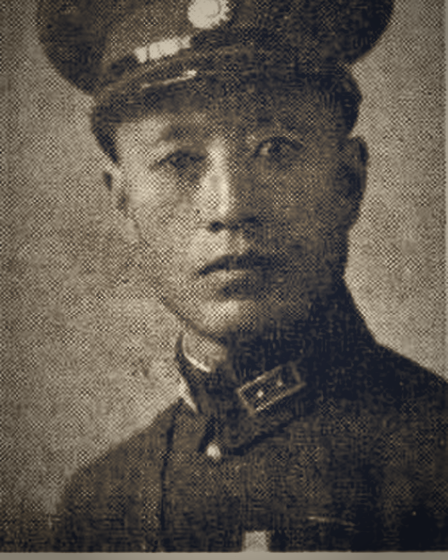
#> input picture minguo/art/raw/于學忠.png, 448 x 560 px
$ python -i import_bundle.py   (imports and definitions only)
#> lines starting #> are read from the running program, lines starting #| are printed output that depends on the picture
#!/usr/bin/env python3
"""匯入外部生成的武將頭像素材包（zip 或資料夾），先自動驗收，產生對照圖給人確認，再正式匯入。

用法：
  python3 sangoku/tools/import_bundle.py 素材包1.zip 素材包2.zip ...          # 只驗收：列出結果並產生對照圖
  python3 sangoku/tools/import_bundle.py 素材包.zip --apply                   # 驗收通過的正式匯入
  python3 sangoku/tools/import_bundle.py 素材包.zip --apply --skip 逢紀,郭圖   # 人工確認後排除某些人
  python3 sangoku/tools/import_bundle.py 素材包.zip --apply --replace 呂布     # 已有立繪的武將要換新圖時明確指定

自動擋下（不會匯入）：
  - 名字不在任何劇本的武將名單裡
  - 素材包標示為 placeholder／需重畫（mapping 的 status、quality，或 README 寫明）
  - 圖片底部有燒進去的名字標籤（常見於從別張概念圖裁出來、名字對不上的圖）
  - 與已匯入的圖完全相同
  - 遊戲裡已經有立繪（除非用 --replace 指定）
只提醒、需要人看的：
  - 與其他武將的臉很像（可能撞臉，或圖跟名字配錯）
  - 素材包標示為 draft／需檢查

對照圖存在 sangoku/art/review/，匯入後會自動執行 import_portraits.py。
"""
import argparse
import hashlib
import itertools
import json
import os
import re
import shutil
import subprocess
import sys
import tempfile
import zipfile

from PIL import Image, ImageDraw, ImageFont

ROOT = os.path.dirname(os.path.dirname(os.path.abspath(__file__)))
RAW = os.path.join(ROOT, 'art', 'raw')
REVIEW = os.path.join(ROOT, 'art', 'review')
CROPS = os.path.join(RAW, 'crops.json')
DEFAULT_CROP = {'x': 0.52, 'y': 0.36, 'size': 0.56}
FONT_PATHS = ['/usr/share/fonts/truetype/wqy/wqy-zenhei.ttc', '/System/Library/Fonts/PingFang.ttc', 'C:/Windows/Fonts/msjh.ttc']
BAD_WORDS = re.compile(r'placeholder|regenerat|not faithful|重畫|佔位|佔位', re.I)
DRAFT_WORDS = re.compile(r'draft|review|pending|待|檢查', re.I)
LOOKALIKE = 30  # 臉部 dHash 距離小於此值就提醒（0～144，越小越像）


# [49 lines left out: functions roster, unpack, entries, not called in this run]


def face(im):
    w, h = im.size
    return im.crop((int(w * .25), int(h * .05), int(w * .8), int(h * .6)))


# [4 lines left out: function dhash, not called in this run]


def has_label(path):
    """圖片底部中央是否有深色底、白字的名字標籤。"""
#> called with path = '../art/raw/于學忠.png'
    im = Image.open(path).convert('RGB')
#> im is the input picture: PIL image 448x560 RGB; mean R, G, B 93.2, 85.9, 77
    w, h = im.size
#> w = 448; h = 560
    reg = im.crop((int(w * .2), int(h * .86), int(w * .8), h)).resize((120, 28))
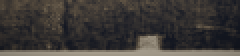
#> reg: PIL image 120x28 RGB (shown 2 times larger); mean R, G, B 60.9, 57.4, 54.9
    px = [reg.getpixel((x, y)) for y in range(28) for x in range(120)]
#> px = 3360 items, first 6: (73, 64, 55), (75, 66, 55), (68, 60, 53), (61, 55, 50), (56, 52, 48), (59, 54, 49)
    dark = sum(1 for r, g, b in px if r + g + b < 120) / len(px)
#> dark = 0.296
    white = sum(1 for r, g, b in px if min(r, g, b) > 215) / len(px)
#> white = 0
    return dark > 0.28 and white > 0.015


def md5(path):
    return hashlib.md5(open(path, 'rb').read()).hexdigest()


# [113 lines left out: functions font, contact_sheet, main, not called in this run]


# [2 lines not run here, left out]

>>> result = has_label('../art/raw/于學忠.png')
#> result = False
